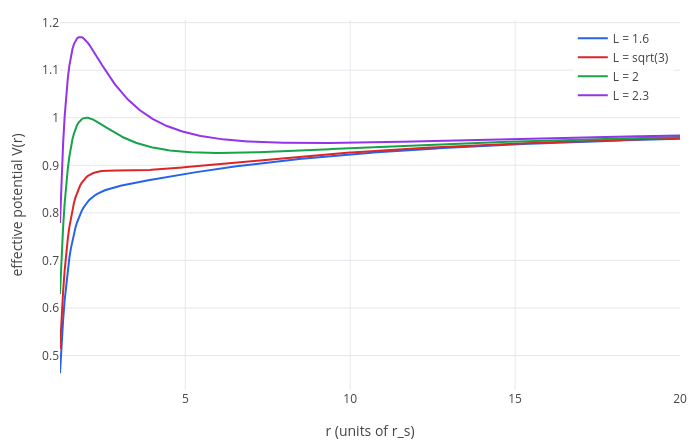

Here is the notebook cell this chart was saved with:
### Markdown cell above
## 1. The effective potential

For a particle with angular momentum $L$ per unit mass, the Schwarzschild geodesic equations reduce to one equation
for the radius, like a ball rolling in a potential:

$$\left(\frac{dr}{d\tau}\right)^2 + V(r) = E^2, \qquad V(r) = \left(1 - \frac{r_s}{r}\right)\left(1 + \frac{L^2}{r^2}\right)$$

Multiplying out, $V = 1 - \dfrac{r_s}{r} + \dfrac{L^2}{r^2} - \dfrac{r_s L^2}{r^3}$. The first three terms are Newton's:
gravity pulling in, and the centrifugal barrier $L^2/r^2$ pushing out. The last term is new, and it wins at small $r$.
Here $V$ is plotted against $r$ (in units of $r_s$, so $r_s = 1$) for several values of $L$:

### Code cell
r_s = 1;
v1 = plot((1-r_s/r)*(1+1.6^2/r^2), r, 1.2, 20);
v2 = plot((1-r_s/r)*(1+3/r^2), r, 1.2, 20);
v3 = plot((1-r_s/r)*(1+2^2/r^2), r, 1.2, 20);
v4 = plot((1-r_s/r)*(1+2.3^2/r^2), r, 1.2, 20);
labels(legend(show(v1, v2, v3, v4), "L = 1.6", "L = sqrt(3)", "L = 2", "L = 2.3"), "r (units of r_s)", "effective potential V(r)")

### Figure 1 — Plotly figure (JSON) as saved in the notebook; plotly's stock layout.template omitted (floating-point values rounded to 4 significant figures; data arrays with more than 128 entries replaced by an {"elided": "..."} marker saying what was removed)
{"data": [{"line": {"color": "#2563eb", "width": 2}, "mode": "lines", "name": "L = 1.6", "type": "scatter", "x": {"elided": "402 float values"}, "y": {"elided": "402 float values"}}, {"line": {"color": "#dc2626", "width": 2}, "mode": "lines", "name": "L = sqrt(3)", "type": "scatter", "x": {"elided": "402 float values"}, "y": {"elided": "402 float values"}}, {"line": {"color": "#16a34a", "width": 2}, "mode": "lines", "name": "L = 2", "type": "scatter", "x": {"elided": "402 float values"}, "y": {"elided": "402 float values"}}, {"line": {"color": "#9333ea", "width": 2}, "mode": "lines", "name": "L = 2.3", "type": "scatter", "x": {"elided": "402 float values"}, "y": {"elided": "402 float values"}}], "layout": {"height": 440, "legend": {"bgcolor": "rgba(255,255,255,0.8)", "x": 0.99, "xanchor": "right", "y": 0.99, "yanchor": "top"}, "margin": {"b": 50, "l": 60, "r": 20, "t": 20}, "showlegend": true, "title": {"text": ""}, "width": 700, "xaxis": {"title": {"text": "r (units of r_s)"}, "zeroline": true}, "yaxis": {"range": [0.4276, 1.205], "title": {"text": "effective potential V(r)"}, "zeroline": true}}}
